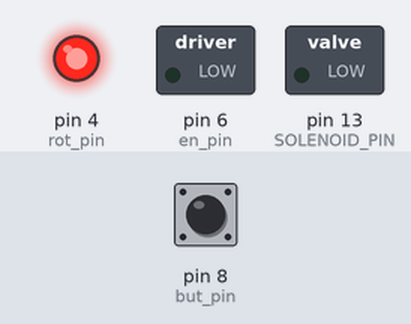
The sketch below on a simulated Arduino Uno, built with avr-gcc and run on an emulated ATmega328P. Parts: switched loads named in the sketch (green lamp = pin HIGH), output pins drawn as LEDs (lit = HIGH). Dashed ring = blinking. Inputs (shaded band) come from the test bench; at power-on: pin 8 (but_pin) LOW. Pins used as bus, display or sensor lines are not drawn.

Above: at 1.2 s.
1.3 s: pin 8 (but_pin) pulled HIGH for 0.15 s
At 1.4 s:
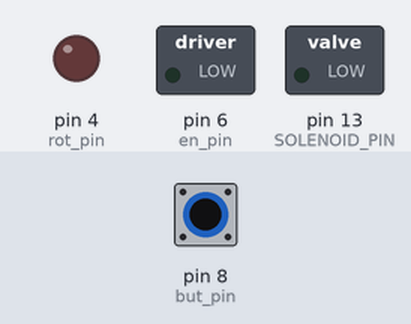
At 2.1 s:
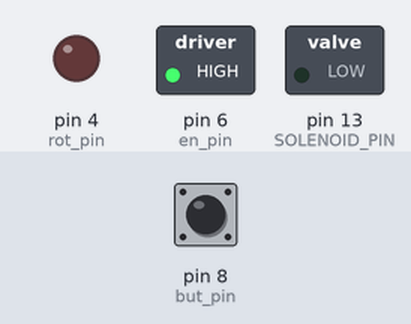
4.3 s: pin 8 (but_pin) pulled HIGH for 3.2 s
9.0 s: pin 8 (but_pin) pulled HIGH for 1 s
At 11.3 s:
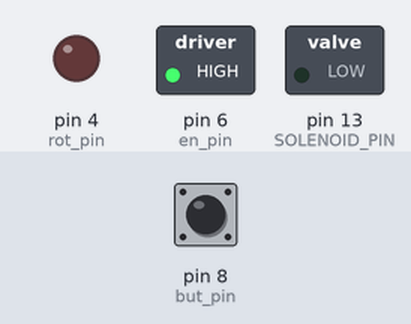
Timing chart, 0 to 12.8 s (numbered marks = the images above; inputs shaded):
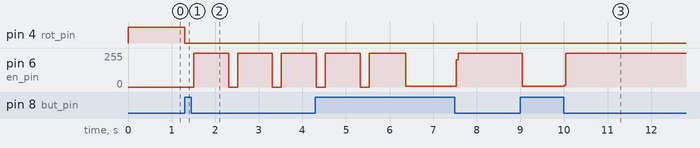

Measured:
- after the input at 1.3 s, pin 4 (rot_pin): HIGH → LOW at once; pin 6 (en_pin): alternates 255/255 for 0.80 s and 0/255 for 0.21 s, starting after 0.21 s
- after the input at 9.0 s, pin 6 (en_pin): 255/255 → 5/255 at once, → 255/255 0.96 s later

The sketch:

Stepper.ino
```cpp
#define but_pin 8
#define rot_pin 4
#define SOLENOID_PIN 13
#define en_pin 6
#define step_pin 5

int buttonState = 0;
boolean rotateState = LOW;
int index;
int counter = 0;
int MAX_LENGTH = 0;
boolean changeState = LOW;
boolean counterStart = LOW;
boolean cellHasReached = LOW;


const int WIDTH_NUM = 1000;
// Ideal range is about 1200-1300
const int CELL_FIVE = WIDTH_NUM;
const int CELL_FOUR = (CELL_FIVE/5)*4;
const int CELL_THREE = (CELL_FIVE/5)*3;
const int CELL_TWO = (CELL_FIVE/5)*2;
const int CELL_ONE = (CELL_FIVE/5);
const int CELL_ZERO = 0;

// Boolean Cells
boolean bCellOne;
boolean bCellTwo;
boolean bCellThree;
boolean bCellFour;
boolean bCellFive;

enum State{ Start_State, Wait_State, Move_State} state;
/*int Start_State = 0;
int Wait_State = 1;
int Move_State = 2;
int state = 0;
*/
int cell[]={CELL_ONE, CELL_TWO, CELL_THREE, CELL_FOUR, CELL_FIVE, CELL_ZERO};
boolean receivedInput = false;
boolean origin_State = false;
boolean movingStepper = false;

// Serial variable
char val[10];
int input; // 0 = no input, 1 = go to first cell,
           // 2 = go to second cell,..., 5 = go to fifth cell
           // 12 = go to first cell then second cell,
           // 123 = go to first to the third cell, and so on

struct boolCell{
  boolean bCell1;
  boolean bCell2;
  boolean bCell3;
  boolean bCell4;
  boolean bCell5;
};

struct boolCell bCellInstance;
// Setup
void setup()
{
  Serial.begin(9600);
  pinMode(but_pin, INPUT);
  pinMode(en_pin, OUTPUT); //Enable
  pinMode(step_pin, OUTPUT); //Step
  pinMode(rot_pin, OUTPUT); //Direction
  pinMode(SOLENOID_PIN, OUTPUT);

  digitalWrite(rot_pin,HIGH);
  cellHasReached = LOW;
  counterStart = LOW;
  counter = 0;
  state = Start_State;
  input = 0;
  index = 0;
  getMaxLength();
  bCellInstance.bCell1 = true;
  bCellInstance.bCell2 = true;
  bCellInstance.bCell3 = true;
  bCellInstance.bCell4 = true;
  bCellInstance.bCell5 = true;
}

// get serial input
void getSerial(){
    if(Serial.available()){
      byte ch = Serial.read();
      val[index++] = ch;
      val[index] = '\0';

      input = atoi(val);

      if(ch<='0' || ch >= '9'){
        index=0;
      }
    }
}

int ferrofluidDisplay(int state){

  switch(state){
    case Start_State:
    Serial.println("@ Start State");
      if(!origin_State){
        goToOrigin();
      }
      else{
        state = Wait_State;
        input = 0; // make sure no user put any input before goign to wait state
      }
    break;

    case Wait_State:
      getSerial();
      if( input != 0){
        receivedInput = true;
      }
      Serial.println("@ Wait State");
        if(receivedInput == false){
          state = Wait_State;
        }
        else if(receivedInput && !movingStepper && origin_State){
          state = Move_State;
          origin_State = false;
        }
    break;

    case Move_State:
      Serial.println("@ Move State");
        if( receivedInput && movingStepper && !origin_State){
          state = Move_State;

        }
        else if( !receivedInput && movingStepper && origin_State){
          state = Wait_State;
        }
    break;

    default:
      state = Start_State;
  }
  //Serial.println(state);

  return state;
}

void goToOrigin(){
     if(buttonState == LOW){
        digitalWrite(rot_pin, HIGH);
        motorEn();
        motorRun();
        //counterStart = HIGH;
        //count = 0;

     }
     else{
      motorOff();
      origin_State = true;
     }
     //return origin_State;
}


int goToCell( int currentCell){

  if(counter > cell[currentCell]){
    cellHasReached = HIGH;
    counterStart = LOW;
    //digitalWrite(rot_pin,HIGH);

   // solenoid();
    //count =0;
    //currentCell = 1;
    currentCell = createLine(currentCell);
   //motorEn();
   }

   if(currentCell != 5){
   // goToOrigin();
   }

    if(counterStart == HIGH ){
//      count++;
    }
return currentCell;
}

void pauseStepper(){
  motorOff();
  delay(800);
}

void stepper(boolean bCellOne, boolean bCellTwo, boolean bCellThree, boolean bCellFour, boolean bCellFive){
  // If any of the parameters are true it will go to that cell.
  // Starting from first cell to the last.
  //struct boolCell bCellInstance;
  //Serial.println(counterStart);

  if(counterStart == HIGH){
    counter++;
    digitalWrite(rot_pin,LOW);
    motorEn();
    motorRun();
  }

  if(bCellOne == false && bCellTwo == false &&  bCellThree == false && bCellFour == false && bCellFive == true){
    if(counter >= CELL_FIVE){
      bCellInstance.bCell5 = false;
      // trigger solenoid
      pauseStepper();
    }
  }
  else if (bCellOne == false && bCellTwo == false &&  bCellThree == false && bCellFour == true  ){ //&& bCellFive == false
    if(counter >= CELL_FOUR){
      bCellInstance.bCell4 = false;
      pauseStepper();
      // trigger solenoid
    }
  }
  else if (bCellOne == false && bCellTwo == false &&  bCellThree == true ){//&& bCellFour == false && bCellFive == false
    if(counter >= CELL_THREE){
      bCellInstance.bCell3 = false;
      // trigger solenoid
      pauseStepper();
    }
  }
  else if(bCellOne == false && bCellTwo == true ){ //&&  bCellThree == false && bCellFour == false && bCellFive == false
    if(counter >= CELL_TWO){
      bCellInstance.bCell2 = false;
      // trigger solenoid
      pauseStepper();
    }
  }
  else if(bCellOne == true){ //&& bCellTwo == false &&  bCellThree == false && bCellFour == false && bCellFive == false
    if(counter >= CELL_ONE){
      bCellInstance.bCell1 = false;
      // trigger solenoid here
      pauseStepper();
    }
  }
  else if(bCellOne == false && bCellTwo == false &&  bCellThree == false && bCellFour == false && bCellFive == false){
    counterStart = LOW;
    motorOff();

  }
//  return bCellInstance;
}


int currentCell = 0;
boolean goHome = false;

void motorRun(){
  //motorEn();
  digitalWrite(step_pin,HIGH);
  delayMicroseconds(500);
  digitalWrite(step_pin,LOW);
  delayMicroseconds(500);
}
void motorEn(){
  digitalWrite(en_pin,LOW);
}

void motorOff(){
  digitalWrite(en_pin,HIGH);
}


void pauseMotor(int sec){
    sec = sec*100;
    motorOff();
    delay(sec);
    motorEn();
}
int createLine(int currentCell){
  if( currentCell == 4 && cellHasReached == HIGH){
    currentCell = 5;
    cellHasReached = LOW;
    //motorOff();
    goHome = true;
  }
  else if( currentCell == 3 && cellHasReached == HIGH) {
    currentCell = 4;
    cellHasReached = LOW;
    pauseMotor(5);
    counterStart = HIGH;
  }
    else if( currentCell == 2 && cellHasReached == HIGH) {
    currentCell = 3;
    cellHasReached = LOW;
    pauseMotor(5);
    counterStart = HIGH;
  }
    else if( currentCell == 1 && cellHasReached == HIGH) {
    currentCell = 2;
    cellHasReached = LOW;
    pauseMotor(5);
    counterStart = HIGH;
  }
    else if( currentCell == 0 && cellHasReached == HIGH) {
    currentCell = 1;
    cellHasReached = LOW;
    pauseMotor(5);
    counterStart = HIGH;
  }
  return currentCell;
}

void returnHome(){
  if(buttonState == LOW){
    digitalWrite(rot_pin,HIGH);
    motorEn();
    motorRun();

  }
  else{
   // motorOff();
    goHome = true;
  }
}
void getMaxLength(){
  MAX_LENGTH = CELL_FOUR;
}
void loop()
{
//struct bCell bCellinstance;
  boolean one = bCellInstance.bCell1;
  boolean two = bCellInstance.bCell2;
  boolean three = bCellInstance.bCell3;
  boolean four = bCellInstance.bCell4;
  boolean five = bCellInstance.bCell5;

  buttonState = digitalRead(but_pin);
//  Serial.println(buttonState);
  if(buttonState == HIGH){
    counterStart = HIGH;
  }
  if(goHome == false){
    returnHome();
  }
  /*//goToOrigin(origin_State);
  state = ferrofluidDisplay(state);
*/

 stepper(one, two, three, four, five);


}
```

Solenoid.cpp
```cpp
#include "Solenoid.h"

Solenoid::Solenoid(byte s_pin){
  sold_pin = s_pin;
  solenoidState = false;
  pinMode(sold_pin, OUTPUT);
}

void Solenoid::trigger(){
   for( int i =0; i <2; i++){
     if(getState() == true){
         on();
         setState(false);
     }
     else{
         off();
         setState(true);
     }
      delay(100);
   }
}

void Solenoid::on(){
  digitalWrite(sold_pin, HIGH);
}

void Solenoid::off(){
  digitalWrite(sold_pin, LOW);
}

boolean Solenoid::getState(){
  return solenoidState;
}

void Solenoid::setState(boolean decision){
  solenoidState = decision;
}
```

Solenoid.h
```cpp
#ifndef Solenoid_h
#define Solenoid_h

#if (ARDUINO >= 100)
  #include "Arduino.h"
#else
  #include "WProgram.h"
#endif

class Solenoid {
  public:

    // Constructor
    Solenoid(byte sold_pin);

    // Datatypes

    // Methods
    void trigger();
    void on();
    void off();
    void setState(boolean decision);
    boolean getState();

  private:
    // Constructor

    // Datatypes
    byte sold_pin;
    boolean solenoidState;
    // Methods

};

#endif
```

StepperMotor.cpp
```cpp
#include "StepperMotor.h"
#include "Solenoid.h"

StepperMotor::StepperMotor(byte s_pin, byte r_pin, byte e_pin, byte sld_pin, byte b_pin, boolean d = CCW){
  step_pin = s_pin;
  rot_pin = r_pin;
  en_pin = e_pin;
  but_pin = b_pin;
  sold_pin = sld_pin;
  counter = 0;
  originState = false;
  moveState = false;
  buttonState = false;
  counterState = false;
  setDirection(d);

  pinMode(step_pin, OUTPUT);
  pinMode(rot_pin, OUTPUT);
  pinMode(en_pin, OUTPUT);
  pinMode(but_pin, OUTPUT);

}

void StepperMotor::resetCounter(){
  counter = 0;
}

void StepperMotor::setCells(boolean cellOne, boolean cellTwo, boolean cellThree, boolean cellFour, boolean cellFive){
  bCellOne = cellOne;
  bCellTwo = cellTwo;
  bCellThree = cellThree;
  bCellFour = cellFour;
  bCellFive = cellFive;
  counterState = true;
}

void StepperMotor::goToCells(){
  // If any of the parameters are true it will go to that cell.
  // Starting from first cell to the last.
  //struct boolCell bCellInstance;


  if(counterState == true){
    // avoid overflow
    if(counter < MAX_COUNTER){
      counter++;
    }
    setDirection(CW);
    turnOnSM();
    runSM();
    setOriginState(false);
  }

  if(bCellOne == false && bCellTwo == false &&  bCellThree == false && bCellFour == false && bCellFive == false){
    counterState = false;
    resetCounter();
    turnOffSM();

  }
  else if(bCellOne == false && bCellTwo == false &&  bCellThree == false && bCellFour == false && bCellFive == true){
    if(counter >= CELL_FIVE){
      bCellFive = false;
      // trigger solenoid
      //solenoid.trigger();
      pauseSM(5);
    }
  }
  else if (bCellOne == false && bCellTwo == false &&  bCellThree == false && bCellFour == true  ){ //&& bCellFive == false
    if(counter >= CELL_FOUR){
      bCellFour = false;
      pauseSM(5);
      // trigger solenoid
    }
  }
  else if (bCellOne == false && bCellTwo == false &&  bCellThree == true ){//&& bCellFour == false && bCellFive == false
    if(counter >= CELL_THREE){
      bCellThree = false;
      // trigger solenoid
      pauseSM(5);
    }
  }
  else if(bCellOne == false && bCellTwo == true ){ //&&  bCellThree == false && bCellFour == false && bCellFive == false
    if(counter >= CELL_TWO){
      bCellTwo = false;
      // trigger solenoid
      pauseSM(5);
    }
  }
  else if(bCellOne == true){ //
    if(counter >= CELL_ONE){
      bCellOne = false;
      //triggerSolenoid();

      pauseSM(5);
    }
  }

}


void StepperMotor::gotoOrigin(){
  buttonState = digitalRead(but_pin);

   if(buttonState == LOW){
      setDirection(CCW);
      turnOnSM();
      runSM();
      setOriginState(false);
      if(counter < MAX_COUNTER){
        counter++;
      }
   }
   else{
    turnOffSM();
    setDirection(CW);
    setOriginState(true);
    Serial.println(counter);
    resetCounter();
   }
}

boolean StepperMotor::isAtOrigin(){
  return originState;
}

boolean StepperMotor::isMoving(){
  return moveState;
}

void StepperMotor::setOriginState(boolean state){
  originState = state;
}


void StepperMotor::pauseSM(int sec){
    sec = sec*100;
    turnOffSM();
    delay(sec);
    turnOnSM();
}

void StepperMotor::setDirection(boolean dir){
  if(dir == CW){
    digitalWrite(rot_pin, LOW);
  }
  else if(dir == CCW){
    digitalWrite(rot_pin, HIGH);
  }
}

void StepperMotor::runSM(){
  turnOnSM();
  unsigned long currentMillis = millis();
  if( currentMillis - previousMillis > 2){
    step();
    previousMillis = currentMillis;
  }

}
/*
 * fix the delay stepper and delay part to millis
 *
 */
void StepperMotor::step(){
  static int lastStep = 0;
  switch(lastStep){
    case 0:
      digitalWrite(step_pin,HIGH);
      break;

    case 1:
      digitalWrite(step_pin,LOW);
      break;
  }
  lastStep++;
  if(lastStep > 2){
    lastStep = 0;
  }
}

void delaySM(unsigned long t){
  if(millis > t +3){

  }
}
void StepperMotor::t1Start(){
  t1 = millis();
}

void StepperMotor::t2Start(){
  t2 = millis();
}

void StepperMotor::turnOnSM(){
  digitalWrite(en_pin,LOW);
  moveState = true;
}

void StepperMotor::turnOffSM(){
  digitalWrite(en_pin,HIGH);
  moveState = false;
}
```

StepperMotor.h
```cpp
#ifndef StepperMotor_h
#define StepperMotor_h

#if (ARDUINO >= 100)
  #include "Arduino.h"
#else
  #include "WProgram.h"
#endif

#define CW 0
#define CCW 1

#include "Solenoid.h"

class StepperMotor {
  public:
    // Constructor
    StepperMotor(byte step_pin, byte rot_pin, byte en_pin, byte sld_pin, byte but_pin, boolean dir = CCW);

    // Datatypes


    // Methods
    void pauseSM(int s);
    void turnOnSM();
    void turnOffSM();
    void runSM();
    void goToCells();
    void setDirection(boolean dir);
    void gotoOrigin();
    void setOriginState(boolean state);
    void setCells(boolean cellOne, boolean cellTwo, boolean cellThree, boolean cellFour, boolean cellFive);
    boolean isAtOrigin();
    boolean isMoving();
    //Solenoid solenoid;

  private:
    // Data types
    const int WIDTH_NUM = 651;
    // Ideal range is about 1200-1300
    const int CELL_FIVE = WIDTH_NUM;
    const int CELL_FOUR = (CELL_FIVE/5)*4;
    const int CELL_THREE = (CELL_FIVE/5)*3;
    const int CELL_TWO = (CELL_FIVE/5)*2;
    const int CELL_ONE = (CELL_FIVE/5);
    const int CELL_ZERO = 0;
    const int MAX_COUNTER = 5000;
    byte step_pin;
    byte rot_pin;
    byte en_pin;
    byte but_pin;
    byte sold_pin;
    boolean dir;
    boolean buttonState;
    boolean originState;
    boolean moveState;
    boolean counterState;
    boolean bCellOne;
    boolean bCellTwo;
    boolean bCellThree;
    boolean bCellFour;
    boolean bCellFive;
    int seconds;
    int counter;
    unsigned long t1;
    unsigned long previousMillis;
    unsigned long t2;

    // Methods
    void startTimer();
    void resetCounter();
    void t1Start();
    void t2Start();
    void step();

};

#endif
```
